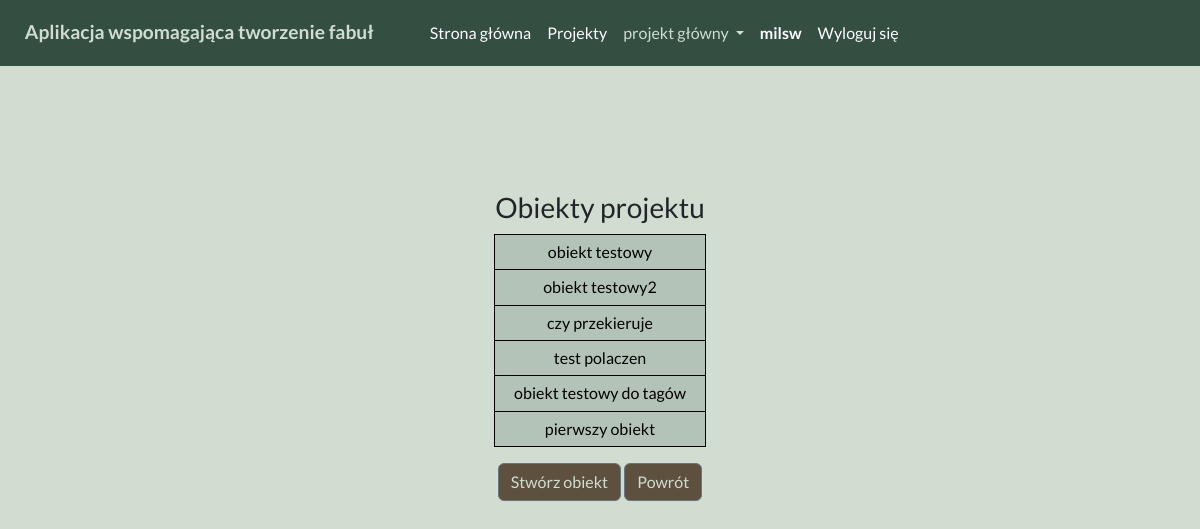
Before: /project/8/objects (signed in) with the older database file.
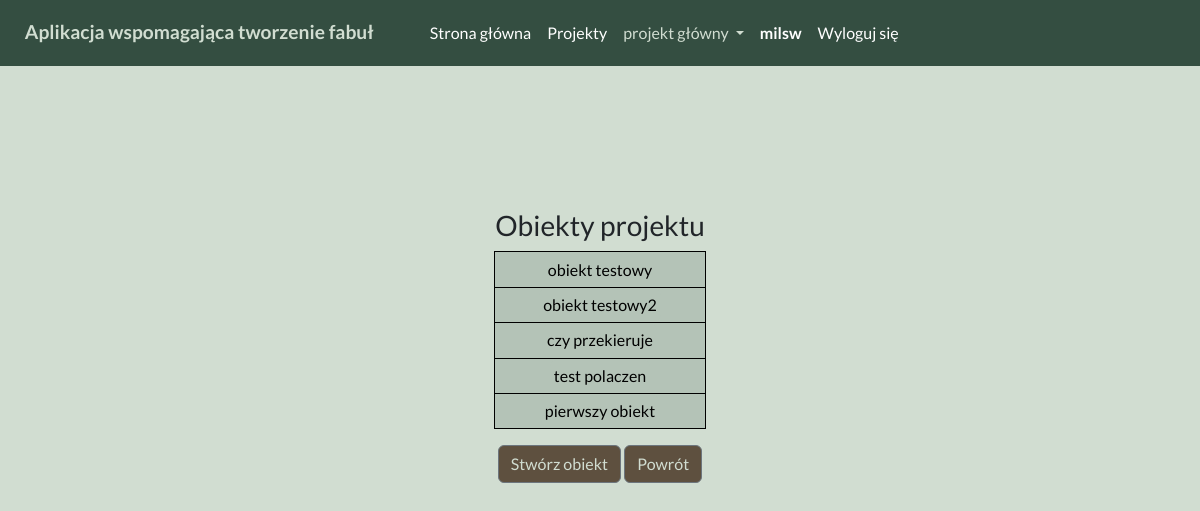
After: the same page with the newer database file.
### aplikacja_dyplomowa/models.py (models this page shows)
class ProjectObjects(models.Model):
    object_name = models.CharField(max_length=32)
    object_description = models.TextField()
    connections = models.ManyToManyField('self', symmetrical=False, related_name='connection')
    tags = models.ManyToManyField(Tags)
    project = models.ForeignKey(Projects, on_delete=models.CASCADE)
    createdAt = models.DateTimeField(auto_now_add=True)
    updatedAt = models.DateTimeField(auto_now=True)
    user = models.ForeignKey(User, on_delete=models.CASCADE)
    class Meta:
        unique_together = ['object_name', 'project', 'user']
    def __str__(self):
        return f'{self.object_name}'

### aplikacja_dyplomowa/views.py (the view)
# urls.py: path('project/<str:project_pk>/objects', views.object_list, name='object_list'),
@login_required(login_url='login')
def object_list(request, project_pk):
    try:
        project = Projects.objects.get(id=project_pk)
        if project.user != request.user:
            return redirect('access_denied')
    except Projects.DoesNotExist:
        return redirect('project_list')
    context = {
        'project': project,
        'objects': ProjectObjects.objects.filter(project=project)
    }
    return render(request, 'project_structure/object/object_list.html', context)

### aplikacja_dyplomowa/models.py (called while the page is built)
    def __repr__(self):
        return f'{self.project_name}'

    def __str__(self):
        return self.__repr__()

### templates/project_structure/object/object_list.html
{% extends 'base.html' %}
{% block content %}
    {% if objects|length == 0 %}
        <div class="container display-info text-center big-div">
            <h3> Ten projekt nie ma jeszcze żadnych obiektów. </h3>
            <a href="{% url 'object_create' project_pk=project.id %}" class="btn btn-secondary custom-from-button"> Stwórz swój pierwszy obiekt </a>
            <a href="{% url 'view_project' project_pk=project.id %}" class="btn btn-secondary custom-from-button"> Powrót </a>
        </div>
    {% else %}
        <div class="list-center text-center">
            <table>
                <th> <h3> Obiekty projektu </h3> </th>
                {% for object in objects %}
                    <tr class="tr-border custom-list-button">
                        <td> <a class="btn custom-list-button" href="{% url 'object_view' project_pk=project.id object_pk=object.id %}"> {{ object }} </a> </td>
                    </tr>
                {% endfor %}
            </table>
            <div >
                <a href="{% url 'object_create' project_pk=project.id %}" class="btn btn-secondary custom-from-button"> Stwórz obiekt </a>
                <a href="{% url 'view_project' project_pk=project.id %}" class="btn btn-secondary custom-from-button"> Powrót </a>
            </div>
        </div>
    {% endif %}
{% endblock %}

Changed rows visible on the page:
removed ProjectObjects: object_name "obiekt testowy do tagów"
